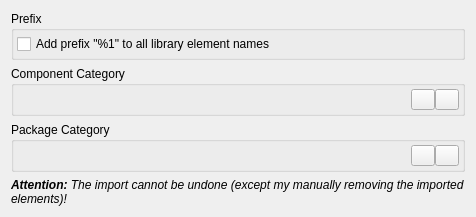
<?xml version="1.0" encoding="UTF-8"?>
<ui version="4.0">
 <class>librepcb::library::editor::EagleLibraryImportWizardPage_SetOptions</class>
 <widget class="QWizardPage" name="librepcb::library::editor::EagleLibraryImportWizardPage_SetOptions">
  <property name="geometry">
   <rect>
    <x>0</x>
    <y>0</y>
    <width>476</width>
    <height>217</height>
   </rect>
  </property>
  <property name="windowTitle">
   <string notr="true">SetOptions</string>
  </property>
  <property name="title">
   <string>Set Options</string>
  </property>
  <property name="subTitle">
   <string>Choose the import options and click on the import button below to continue. If you are unsure about the options, just keep the default values.</string>
  </property>
  <layout class="QVBoxLayout" name="verticalLayout" stretch="0,0,0,1">
   <item>
    <widget class="QGroupBox" name="groupBox_3">
     <property name="title">
      <string>Prefix</string>
     </property>
     <layout class="QVBoxLayout" name="verticalLayout_2">
      <property name="spacing">
       <number>0</number>
      </property>
      <property name="leftMargin">
       <number>3</number>
      </property>
      <property name="topMargin">
       <number>3</number>
      </property>
      <property name="rightMargin">
       <number>3</number>
      </property>
      <property name="bottomMargin">
       <number>3</number>
      </property>
      <item>
       <widget class="QCheckBox" name="cbxAddNamePrefix">
        <property name="toolTip">
         <string>Helps to distinguish between manually created elements and imported elements.</string>
        </property>
        <property name="text">
         <string>Add prefix &quot;%1&quot; to all library element names</string>
        </property>
       </widget>
      </item>
     </layout>
    </widget>
   </item>
   <item>
    <widget class="QGroupBox" name="gbxComponentCategory">
     <property name="title">
      <string>Component Category</string>
     </property>
     <layout class="QHBoxLayout" name="horizontalLayout_2">
      <property name="spacing">
       <number>0</number>
      </property>
      <property name="leftMargin">
       <number>3</number>
      </property>
      <property name="topMargin">
       <number>3</number>
      </property>
      <property name="rightMargin">
       <number>3</number>
      </property>
      <property name="bottomMargin">
       <number>3</number>
      </property>
      <item>
       <widget class="QLabel" name="lblComponentCategoryTree">
        <property name="text">
         <string notr="true"/>
        </property>
       </widget>
      </item>
      <item>
       <widget class="QToolButton" name="btnChooseComponentCategory">
        <property name="toolTip">
         <string>Choose category</string>
        </property>
        <property name="text">
         <string notr="true"/>
        </property>
        <property name="icon">
         <iconset>
          <normaloff>:/img/actions/search.png</normaloff>:/img/actions/search.png</iconset>
        </property>
       </widget>
      </item>
      <item>
       <widget class="QToolButton" name="btnResetComponentCategory">
        <property name="toolTip">
         <string>Reset</string>
        </property>
        <property name="text">
         <string notr="true"/>
        </property>
        <property name="icon">
         <iconset>
          <normaloff>:/img/actions/undo.png</normaloff>:/img/actions/undo.png</iconset>
        </property>
       </widget>
      </item>
     </layout>
    </widget>
   </item>
   <item>
    <widget class="QGroupBox" name="gbxPackageCategory">
     <property name="title">
      <string>Package Category</string>
     </property>
     <layout class="QHBoxLayout" name="horizontalLayout_3">
      <property name="spacing">
       <number>0</number>
      </property>
      <property name="leftMargin">
       <number>3</number>
      </property>
      <property name="topMargin">
       <number>3</number>
      </property>
      <property name="rightMargin">
       <number>3</number>
      </property>
      <property name="bottomMargin">
       <number>3</number>
      </property>
      <item>
       <widget class="QLabel" name="lblPackageCategoryTree">
        <property name="text">
         <string notr="true"/>
        </property>
       </widget>
      </item>
      <item>
       <widget class="QToolButton" name="btnChoosePackageCategory">
        <property name="toolTip">
         <string>Choose category</string>
        </property>
        <property name="text">
         <string notr="true"/>
        </property>
        <property name="icon">
         <iconset>
          <normaloff>:/img/actions/search.png</normaloff>:/img/actions/search.png</iconset>
        </property>
       </widget>
      </item>
      <item>
       <widget class="QToolButton" name="btnResetPackageCategory">
        <property name="toolTip">
         <string>Reset</string>
        </property>
        <property name="text">
         <string notr="true"/>
        </property>
        <property name="icon">
         <iconset>
          <normaloff>:/img/actions/undo.png</normaloff>:/img/actions/undo.png</iconset>
        </property>
       </widget>
      </item>
     </layout>
    </widget>
   </item>
   <item>
    <widget class="QLabel" name="label">
     <property name="font">
      <font>
       <italic>true</italic>
      </font>
     </property>
     <property name="text">
      <string>&lt;b&gt;Attention:&lt;/b&gt; The import cannot be undone (except my manually removing the imported elements)!</string>
     </property>
     <property name="alignment">
      <set>Qt::AlignBottom|Qt::AlignLeading|Qt::AlignLeft</set>
     </property>
     <property name="wordWrap">
      <bool>true</bool>
     </property>
    </widget>
   </item>
  </layout>
 </widget>
 <resources/>
 <connections/>
</ui>
